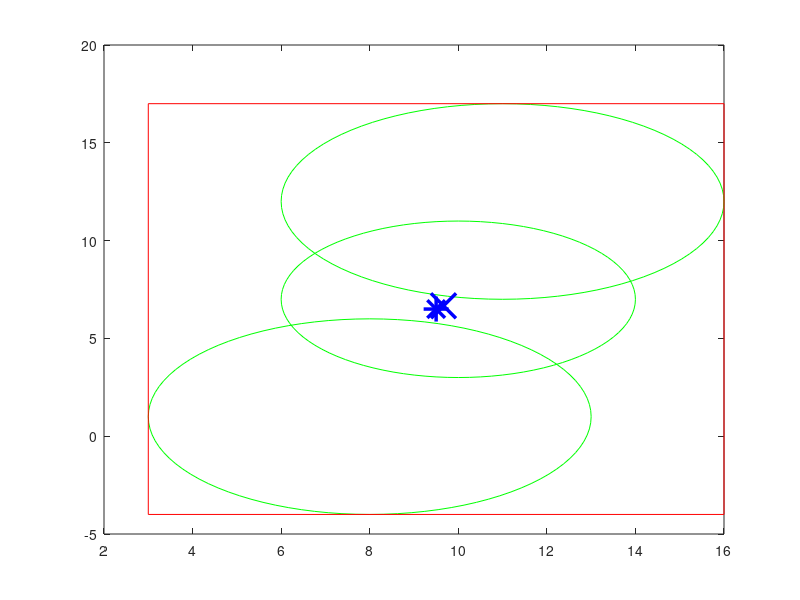

Source code (MATLAB):
%Problem Solved :D center of Square

CanswerA = [1 8 5; 7 10 4; 12 11 5];
for i=1:1:numel(CanswerA(:,1))
    xunit = 0;
    yunit = 0;
    th = 0:pi/50:2*pi; %for loop for creating circle
    CB = 1;
    xunit = (CanswerA(i,3) ) * cos(th) + CanswerA(i,2); %equation of circle :D
    yunit = (CanswerA(i,3) ) * sin(th) + CanswerA(i,1);
    ploti = plot(xunit, yunit,'g');% Ellipse
    hold on    
end

Cv_Y=(mean(CanswerA(:,1))) %Virtual Center of Y for Square 
Cv_X=(mean(CanswerA(:,2))) %Virtual Center of Y for Square 
plot(Cv_X,Cv_Y,'- xb','MarkerSize', 18,'LineWidth' , 2.5)  

% CanswerAN=CanswerA(:,1)-Cv_Y
% CanswerAN=CanswerA(:,2)-Cv_X

TempYPositive=max(CanswerA(:,1)+CanswerA(:,3)) %Y It find the max of array!!!!
TempYNegaitive=min(CanswerA(:,1)-CanswerA(:,3)) %Y 
TempXPositive=max(CanswerA(:,2)+CanswerA(:,3)) %Y 
TempXNegaitive=min(CanswerA(:,2)-CanswerA(:,3)) %Y    

Y_o=((TempYPositive+TempYNegaitive)/2)
X_o=((TempXPositive+TempXNegaitive)/2)
a=abs(TempYPositive-TempYNegaitive)/2 %height
b=abs(TempXPositive-TempXNegaitive)/2
plot(X_o,Y_o,'- *b','MarkerSize', 18,'LineWidth' , 2.5)  

plot([TempXPositive TempXPositive],[TempYNegaitive TempYPositive],'r')
plot([TempXNegaitive TempXPositive],[TempYPositive TempYPositive],'r')
plot([TempXNegaitive TempXNegaitive],[TempYNegaitive TempYPositive],'r')
plot([TempXNegaitive TempXPositive],[TempYNegaitive TempYNegaitive],'r')
